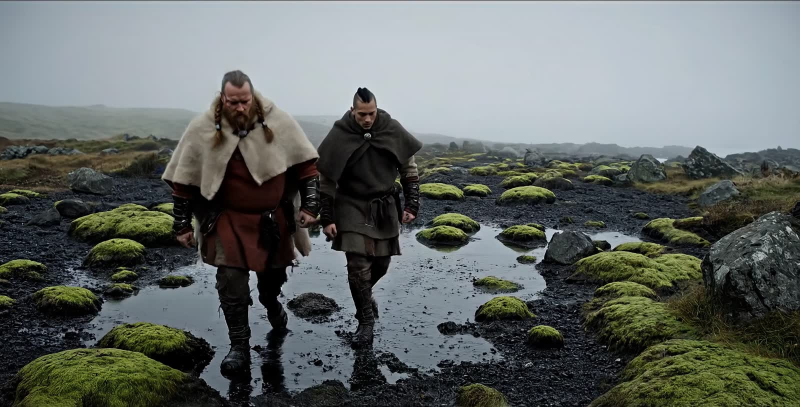
#> input picture assets/video/sc/film-poster.jpg, 1600 x 814 px (shown at 1/2 size)
$ python build_poster.py
#> lines starting #> are read from the running program, lines starting #| are printed output that depends on the picture
#!/usr/bin/env python3
"""Derive the responsive variants of the film poster.

The poster is the homepage's LCP element. It shipped as a single 1600x814
JPEG at 170KB, served identically to a 390px phone on a slow connection --
about 0.85s of the LCP budget spent on pixels that phone cannot resolve.

This emits WebP at two widths alongside the original JPEG, which stays as the
fallback for anything that cannot decode WebP. Re-run after replacing
film-poster.jpg.

    python3 scripts/build_poster.py
"""
import pathlib
from PIL import Image

ROOT = pathlib.Path(__file__).resolve().parent.parent
SRC = ROOT / "assets/video/sc/film-poster.jpg"

# 960 covers a 390px viewport at DPR 2 with room to spare. 1200 is the one that
# matters most: a 390px phone at DPR 3 needs ~1170 device pixels, so without a
# candidate at 1200 it skips 960 and takes the full 1600 -- 147KB instead of
# 88KB, spent on the page's LCP element over a mobile connection.
WIDTHS = [960, 1200, 1600]


def main():
    im = Image.open(SRC).convert("RGB")
#> im is the input picture: PIL image 1600x814 RGB; mean R, G, B 99.2, 104.7, 101.8
    print(f"  source {SRC.name}  {im.width}x{im.height}  {SRC.stat().st_size:,} bytes")
#|   source film-poster.jpg  1600x814  169,814 bytes
    for w in WIDTHS:
        h = round(im.height * w / im.width)
        out = SRC.with_name(f"film-poster-{w}.webp")
        im.resize((w, h), Image.LANCZOS).save(out, "WEBP", quality=76, method=6)
        print(f"  {out.name:28} {w}x{h}  {out.stat().st_size:,} bytes")
#> this loop made 3 passes
#> pass 1, in main, `im.resize((w, h), Image.LANCZOS).save(out, "WEBP", quality=76, method=6)`:
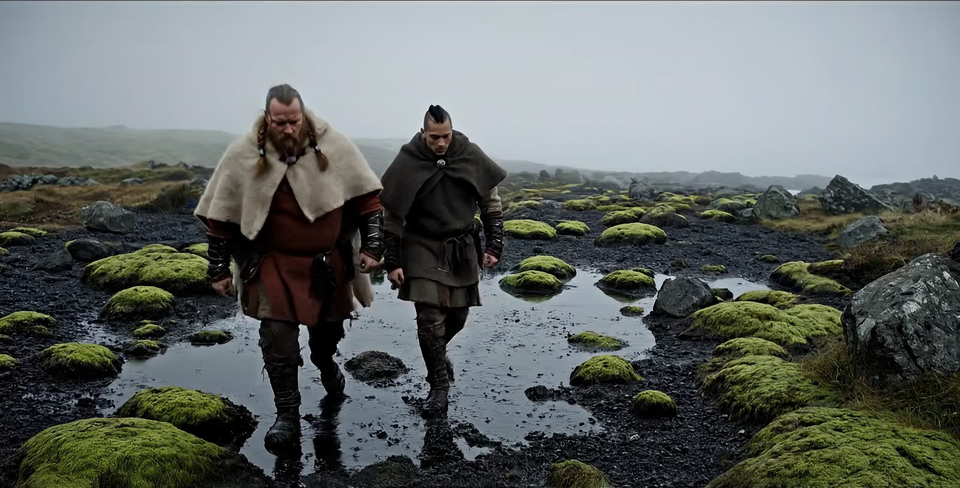
#> saved as film-poster-960.webp: PIL image 960x488 RGB; mean R, G, B 99.3, 104.7, 101.8


if __name__ == "__main__":
    main()
